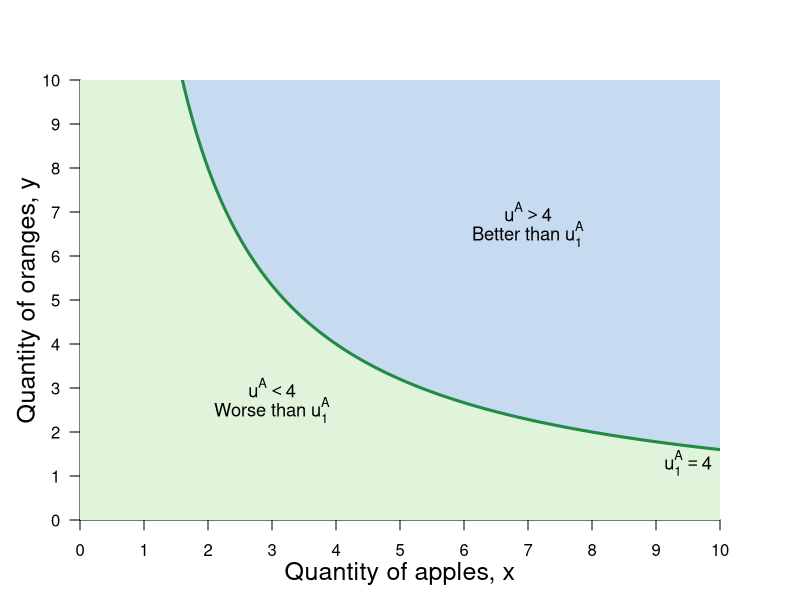

The R script that drew this image:
#Graph Designer: Simon Halliday
#Authors: Bowles, Foley and Halliday
#Title: Coordination, Conflict and Competition: A Text in Microeconomics

library(shape)
pdf(file = "bfh-textbook/constrained_optimization/indiff_shaded.pdf", width = 8, height = 6)

#Set parameters for graphics
axislabelsize <- 1.5
labelsize <- 1.1
graphlinewidth <- 3
segmentlinewidth <- 2

COL <- c("#7fc97f", "#beaed4", "#fdc086", "#ffff99", "#386cb0", "#f0027f", "#bf5b17", "#666666")
COLA <- c("#e0f3db", "#99d8c9","#66c2a4","#41ae76", "#238b45", "#005824")
COLB <- c("#c6dbef", "#4eb3d3", "#2b8cbe", "#0868ac","#084081")

#Edited the margins to cater for the larger LHS labels
par(mar =  c(4, 4, 4, 4))

uFn <- function(x, y, alpha = 0.5){
  (x^alpha)*(y^(1 - alpha))
}

indiffA <- function(x, alpha = 0.5, uA = 5) {
  (uA / x^alpha)^(1/(1 - alpha))
}

xlims <- c(0, 10)
ylims <- c(0, 10)

npts <- 501 
x <- seq(xlims[1], xlims[2], length.out = npts)
y <- seq(ylims[1], ylims[2], length.out = npts) 
a <- c(2, 4, 6)

plot(0, 0, xlim = xlims, ylim = ylims, type = "n",
     xlab = expression(paste("")),
     ylab = expression(paste("")), 
     xaxt = "n", 
     yaxt = "n", 
     cex.lab = axislabelsize, 
     bty = "n", 
     xaxs="i", 
     yaxs="i"
)


ticksy <- seq(from = 0, to = ylims[2], by = 1)
ylabels <- seq(from = 0, to = ylims[2], by = 1)
ticksx <- seq(from = 0, to = xlims[2], by = 1)
xlabels <- seq(from = 0, to = xlims[2], by = 1)
# ticksy <- c(ylims[1], 5.25, 8, ylims[2])
# ylabels <- c(NA, expression(paste(y,"*")), expression(paste(bar(y))), NA)
# ticksx <- c(xlims[1], 5.25, 8.944272, xlims[2])
# xlabels <- c(NA, expression(paste(x,"*")), expression(paste(bar(x))), NA)

axis(1, at = ticksx, pos = 0, labels = xlabels)
axis(2, at = ticksy, pos = 0, labels = ylabels, las = 1)

npts <- 500 
xx1 <- seq(xlims[1], xlims[2], length.out = npts)
xx2 <- seq(0, xlims[2], length.out = npts)
xx3 <- seq(xlims[1], 0, length.out = npts)

#Draw the polygon for shading the utility areas
xpoly1 <- seq(from = xlims[1], to = xlims[2], length.out = 500)
ypoly1 <- indiffA(xpoly1, alpha = 0.5, uA = 4)
polygon(x = c(xpoly1, rev(xpoly1[1])), y = c(ypoly1, rev(ypoly1)[1]), col=COLA[1], density=NULL, border = NA)
ypoly1 <- indiffA(xpoly1, alpha = 0.5, uA = 4)
polygon(x = c(0, 0, xlims[2], xlims[2], 0), y = c(0, indiffA(xlims[2]), indiffA(xlims[2]), 0, 0), col=COLA[1], density=NULL, border = NA)


polygon(x = c(xlims[2], rev(xpoly1), xpoly1), y = c(ylims[2], rev(ypoly1), ypoly1), col=COLB[1], density=NULL, border = NA)


#Draw the graphs
lines(xx1, indiffA(xx1, alpha = 0.5, uA = 4), col = COLA[5], lwd = graphlinewidth)

#Label the feasible frontier
# text(3.2, 1, expression("Feasible Frontier"), cex = labelsize)
# text(3.2, 0.5, expression("(production possibilities frontier)"), cex = labelsize)
# Arrows(4.35, 0.95, 8.1, 0.95, col = "black", lty = 1, lwd = 2, arr.type = "triangle", arr.lwd = 0.5)

#Axis labels
mtext(expression(paste("Quantity of apples, ", x)), side = 1, line = 2.5, cex = axislabelsize)
text(-0.8, 5, expression(paste("Quantity of oranges, ", y)), xpd = TRUE, cex = axislabelsize, srt = 90) 


# contour(x, y, 
#         outer(x, y, uFn),
#         drawlabels = FALSE,
#         col = COLB[3],
#         lwd = graphlinewidth,
#         levels = a, 
#         xaxs="i", 
#         yaxs="i", 
#         add = TRUE)


#Label the indifference curves
text(9.5, 1.3, expression(u[1]^A == 4), cex = labelsize)

text(3, 3, expression(u^A < 4), cex = labelsize)
text(3, 2.5, expression(paste("Worse than ", u[1]^A)), cex = labelsize)

text(7, 7, expression(u^A > 4), cex = labelsize)
text(7, 6.5, expression(paste("Better than ", u[1]^A)), cex = labelsize)
#text(9.5, 3.15, expression(u[2]^A), cex = labelsize)
#text(9.5, 5.85, expression(u[3]^A), cex = labelsize)

dev.off()
